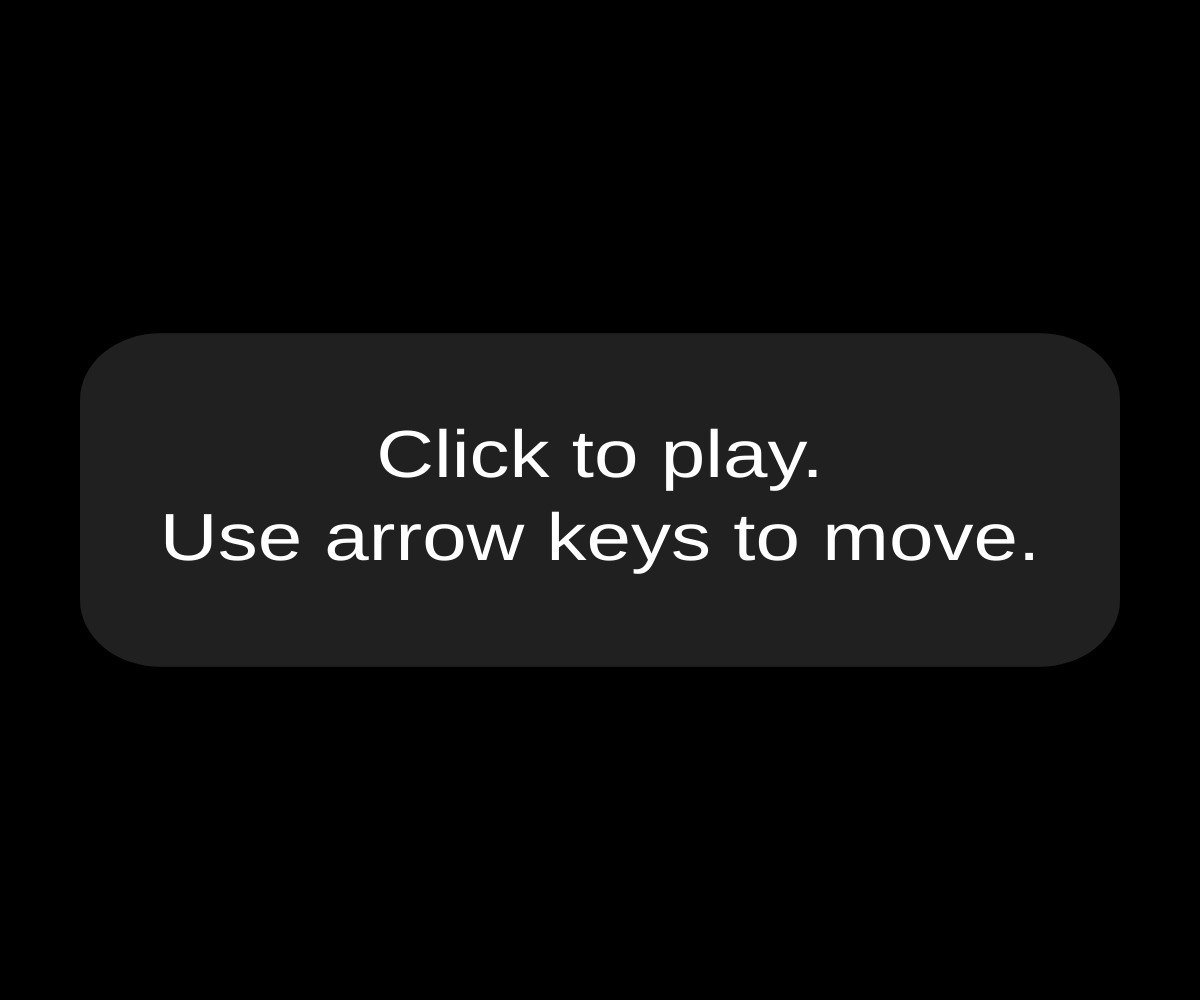
Frame 1 (no input)
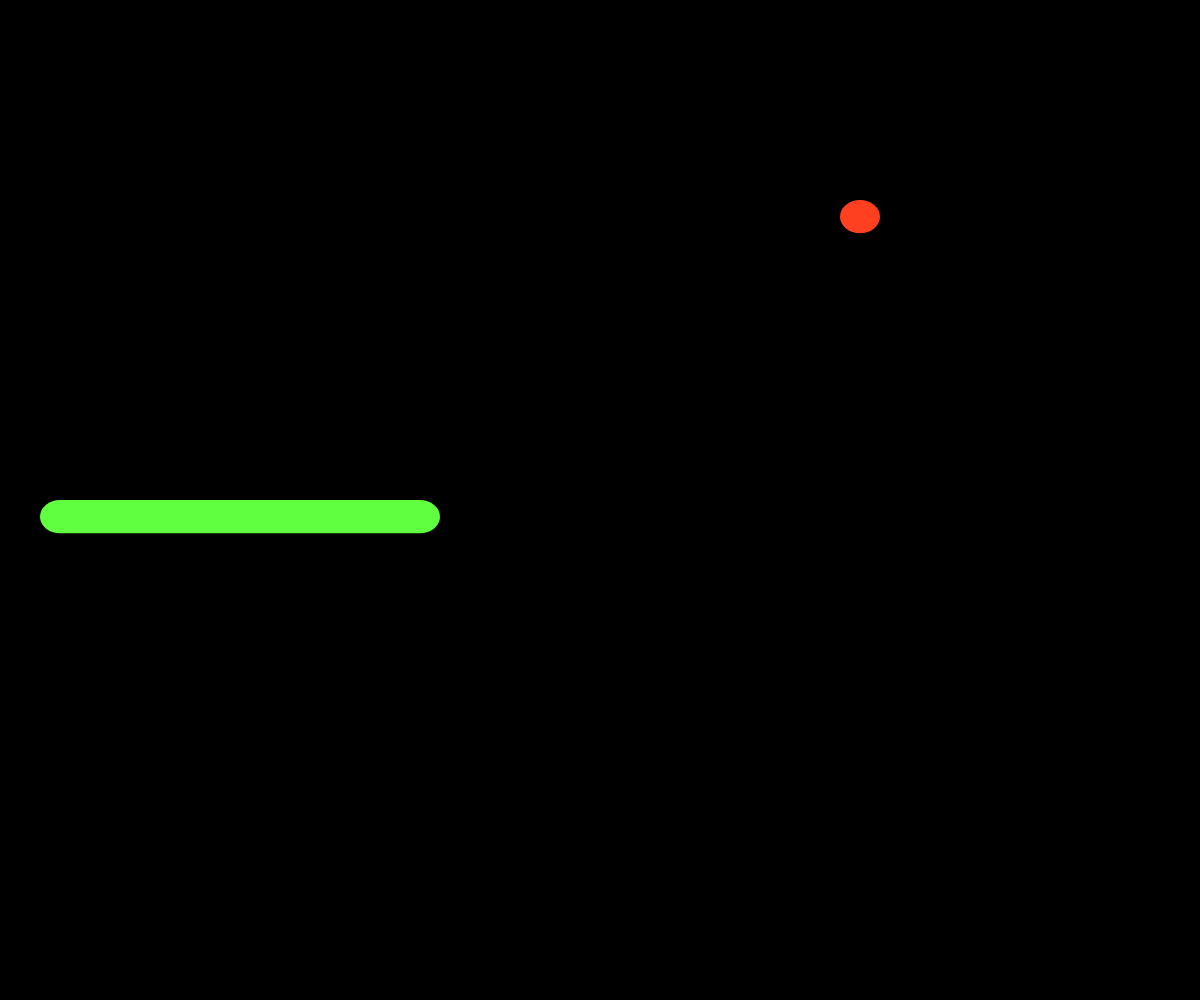
Frame 2 (the mouse pressed at the canvas centre, redrawn once)

The p5.js sketch that drew these frames (run headless with seeded random() and noise() and a simulated clock; the mouse was pressed at the canvas centre and the sketch redrawn once):

// p5.js sketch
// ── sketch.js
let gridWidth = 30;
let gridHeight = 30;

let gameStarted = false;

let startingSegments = 10;

let xStart = 0;
let yStart = 15;

let startDirection = 'right';

let direction = startDirection;

let segments = [];

let score = 0;
let highScore;

let fruit;

function setup(){
  createCanvas (windowWidth, windowHeight);

  frameRate(10);

  textAlign(CENTER, CENTER);
  textSize(2);

  highScore = getItem('high score');

  describe ('A reproduction of the arcade game Snake, in which a snake, represented by a green line on a black background, is controlled by the arrow keys. Users move the snake toward a fruit, represented by a red dot, but the snake must not hit the sides of the window or itself.'
    );
}

function draw() {
  background(0);

  scale(width / gridWidth, height / gridHeight);
  if (gameStarted === false) {
    showStartScreen();
  } else {


    translate(0.5, 0.5);
    showFruit();
    showSegments();
    updateSegments();
    checkForCollision();
    checkForFruit();
  }
}

function showStartScreen() {
  noStroke();
  fill(32);
  rect(2, gridHeight / 2 - 5, gridWidth - 4, 10, 2);
  fill(255);
  text('Click to play.\nUse arrow keys to move.',
    gridWidth / 2,
    gridHeight / 2
  );
  noLoop(); 
}

function mousePressed() {
  if (gameStarted === false) {
    startGame();
  }
}

function startGame() {
  updateFruitCoordinates();

  segments = [];
  for (let x = xStart; x < xStart + startingSegments; x += 1) {
    let segmentPosition = createVector(x, yStart);
    segments.unshift(segmentPosition);
  }

  direction = startDirection;
  score = 0 
  gameStarted = true;
  loop();

}

function showFruit(){
  stroke(255, 64, 32);
  point(fruit.x, fruit.y);
}

function showSegments() {
  noFill();
  stroke(96, 255, 64);
  beginShape();
  for (let segment of segments) {
    vertex(segment.x, segment.y);
  }
  endShape();
}

function updateSegments() {
  segments.pop();
  let head = segments[0].copy();
  segments.unshift(head);
  switch (direction) {
    case 'right':
      head.x = head.x + 1;
      break;
   case 'up':
    head.y = head.y - 1;
    break;
   case 'left':
    head.x = head.x - 1;
    break;
   case 'down':
    head.y = head.y + 1;
    break;     
  }
}

function checkForCollision() {
  let head = segments[0];
  if (
    head.x >= gridWidth ||
    head.x < 0 ||
    head.y >= gridHeight ||
    head.y < 0 ||
    selfColliding() === true
  ) {
    gameOver();
  }
}

function gameOver() {
  noStroke();
  fill (32);
  rect(2, gridHeight / 2 - 5, gridWidth - 4, 12, 2);
  fill(255);

  highScore = max(score, highScore);
  storeItem('high score', highScore);
  text(
    `Game over!
Your score: ${score}
High score: ${highScore}
Click to play again` ,
    gridWidth / 2,
    gridHeight / 2
  );
  gameStarted = false;
  noLoop();
}

function selfColliding() {
  let head = segments[0];
  let segmentsAfterHead = 
segments.slice(1);

for (let segment of segmentsAfterHead) {
  if (segment.equals(head) === true) {

   }
 }
 return false;
}

function checkForFruit() {
  let head = segments[0];
  if (head.equals(fruit) === true) {
    score = score + 1;

    let tail = segments [segments.length - 1];
    let newSegment = tail.copy();

    segments.push(newSegment);
    updateFruitCoordinates();
  }
}

function updateFruitCoordinates() { 
  let x = floor(random(gridWidth));
  let y = floor(random(gridHeight));
  fruit = createVector(x,y);
}

function keyPressed() {
  switch (keyCode) {
    case LEFT_ARROW:
      if ( direction !== 'right') {
        direction = 'left' ;
      }
      break;
    case RIGHT_ARROW:
      if (direction !== 'left') {
        direction = 'right';
      }
      break;
    case UP_ARROW:
      if (direction !== 'down') {
        direction = 'up';
      }
      break;
    case DOWN_ARROW:
      if (direction !== 'up') {
        direction = 'down';
      }
      break;
  }
}
